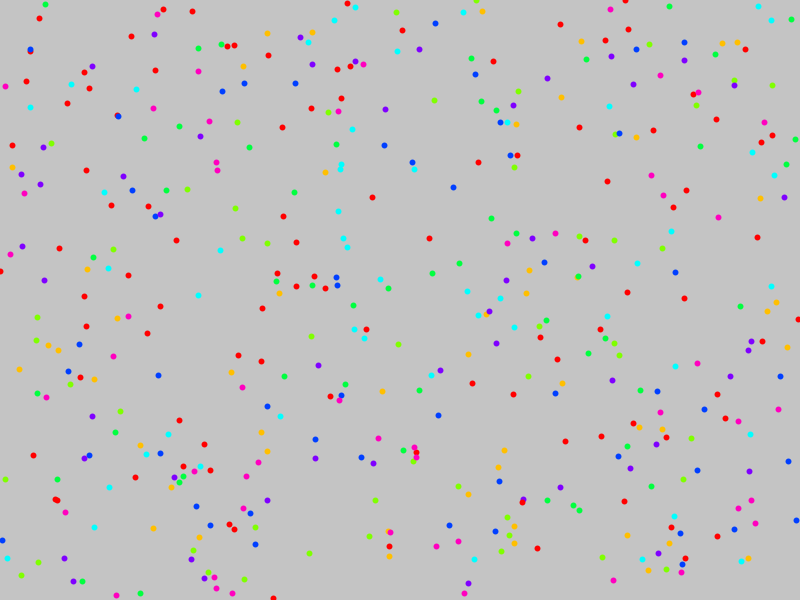
Frame 1 (no input)
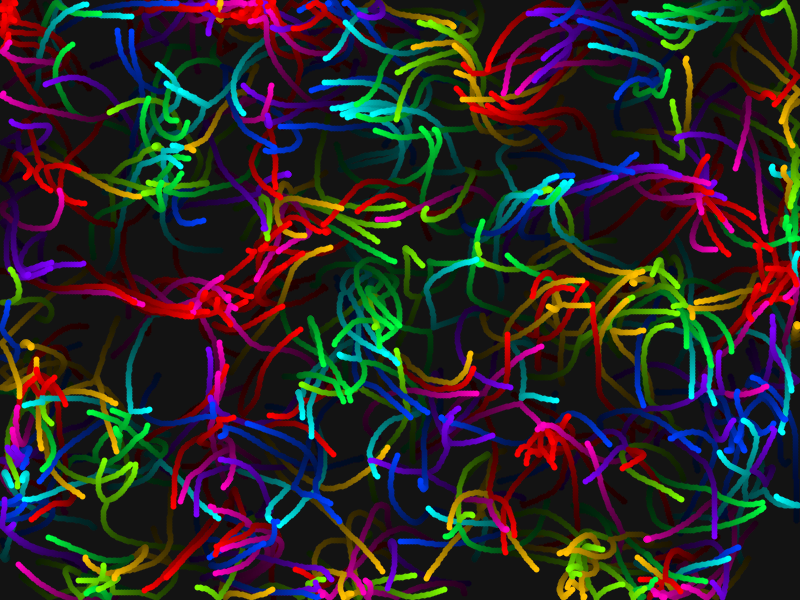
Frame 60 (the mouse pressed at the canvas centre just before this capture)
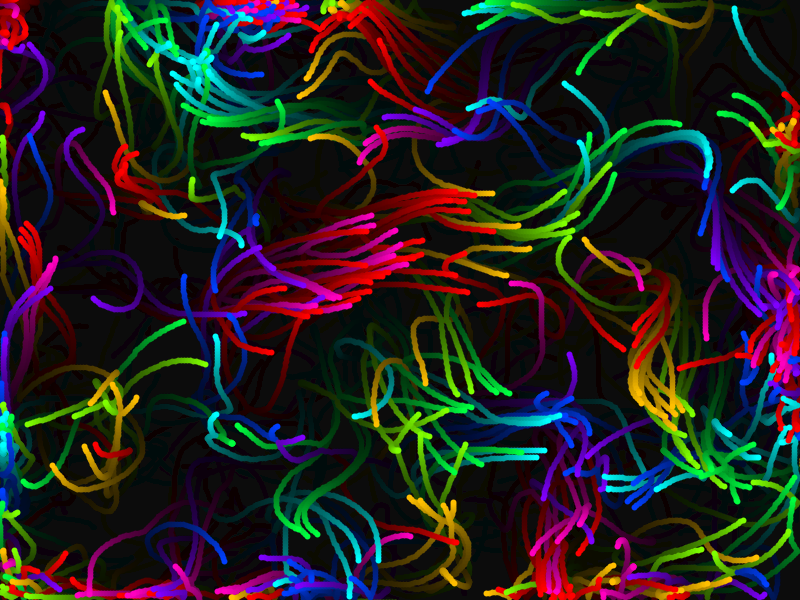
Frame 120 (the mouse held since frame 60 and released just before this capture)

The Processing sketch that drew these frames (run headless with seeded random() and noise(); from frame 60 on, the mouse is pressed at the canvas centre):

// Processing sketch: GravityMover1
// ── GravityMover1.pde
/* OpenProcessing Tweak of *@*http://www.openprocessing.org/sketch/11155*@* */
/* !do not delete the line above, required for linking your tweak if you upload again */
ArrayList Balls;
Ball B,B2;
float maxballs=50;
boolean DrawGravityLines=false;
PVector G,G2;
float k=1;
int ballsizeGlobal=3;
int maxcol=8;
boolean bounce=true;
boolean fade=true;
boolean showforce=false;

void setup()
{
  size(800,600,JAVA2D);
  startSetup(); 
}

void startSetup()
{
  Balls = new ArrayList();
  colorMode(HSB,maxcol,1,1);
  for (int j=0;j<maxcol;j++)
    {
    for (int i=0;i<maxballs;i++)
      {
        B = new Ball(new PVector(random(0,width),random(0,height)),ballsizeGlobal,color(j,1,1),color(j+1,1,1),color(0));
        Balls.add(B);
      }
    }
  for (int i=0;i<maxballs;i++)
      {
        B = new Ball(new PVector(random(0,width),random(0,height)),ballsizeGlobal,color(maxcol,1,1),color(0,1,1),color(0));
        Balls.add(B);
      }   
  colorMode(RGB,255,255,255);
}

void draw()
{
   if (fade)
   {
     fill(0,0,0,10);
     noStroke();
     fill(0,0,0,10);
      rect(0,0,width,height);
   }
   else background(0);
   showforce=false;
   if (keyPressed) if (key==' ') showforce=true; 

  PVector M = new PVector(mouseX,mouseY);
  for (int i=0; i<Balls.size();i++)
    {
      B = (Ball) Balls.get(i);
      B.DrawBall();
    }
  for (int i=0; i<Balls.size();i++)
    {
      B = (Ball) Balls.get(i);
      G = B.FindGravity(Balls,B.followcol);
     B.AdjustBall(G,true,1,showforce); // seek here
      
     G2 = B.FindGravity(Balls,B.fleecol);
      B.AdjustBall(G2,false,0.7,showforce);
      if (mousePressed) 
        {
          if (mouseButton==LEFT) B.AdjustBall(M,true,5,false);
          if (mouseButton==RIGHT) B.AdjustBall(M,false,15,false);
        }
      if (DrawGravityLines) 
        {
          stroke(color(255,0,0));
          strokeWeight(1);
          line(G.x,G.y,B.pos.x,B.pos.y);
        }
    }
  if (bounce) for (int i=0; i<Balls.size();i++)
    {
      B = (Ball) Balls.get(i);    
  
    // check other balls
      for (int j=i;j<Balls.size();j++)        // Check all balls which have not yet been checked (thus start with "i" rather than 0!)
        {
          B2 = (Ball) Balls.get(j);
          if (B!=B2)        // act not on the ball B itself!
            {
              PVector P = PVector.sub(B2.pos,B.pos);
              float d=P.mag();
              if (d<=(B.ballsize+B2.ballsize)) 
              {
                    P.normalize();                          // parallel vector in collision direction
                    // set back both balls along collision direction so that they are just touching again
                    // Use their speed as "weighening" of this shift
                        d -= (B.ballsize+B2.ballsize);
                        float n=B.speed.mag()+B2.speed.mag();
                        B.pos.add(PVector.mult(P,d*B.speed.mag()/(n)));
                        B2.pos.add(PVector.mult(P,-1*d*B2.speed.mag()/(n)));
                    // calculate speed components along and normal to collision direction
                      PVector N = new PVector(P.y,P.x*(-1),0); // normal vector to collision direction
                      float vp1 = B.speed.dot(P);     // velocity of P1 along collision direction
                      float vn1 = B.speed.dot(N);     // velocity of P1 normal to collision direction
                      float vp2 = B2.speed.dot(P);     // velocity of P2 along collision direction
                      float vn2 = B2.speed.dot(N);     // velocity of P2 normal to collision direction
                    // calculate collison
                        float vp1_after=0;
                        float vp2_after=0;
                        vp1_after = (B.mass*vp1+B2.mass*(2*vp2-vp1))/(B.mass+B2.mass)*1;
                        vp2_after = (B.mass*(2*vp1-vp2)+B2.mass*vp2)/(B.mass+B2.mass)*1;
                        B.speed=PVector.add(PVector.mult(P,vp1_after),PVector.mult(N,vn1));
                        B2.speed=PVector.add(PVector.mult(P,vp2_after),PVector.mult(N,vn2));
              }
            }
        }
  
  
  
    }
  for (int i=0; i<Balls.size();i++)
    {
      B = (Ball) Balls.get(i);    
      B.MoveBall();
    }
}

void keyReleased()
  {
    if (key=='f') fade=!fade;
    if (key=='b') bounce=!bounce;
  }


// ── Ball.pde
class Ball
{
  PVector pos;
  PVector speed;
  float ballsize;
  color ballcol;
  color followcol;
  color fleecol;
  float searchradius;
  float damping;
  float maxspeed;
  float mass;
  
  Ball(PVector StartPos,float startsize,color startcolor,color startfollowcol,color startfleecol)
    {
      pos = StartPos;
      ballsize = startsize;
      ballcol = startcolor;
      fleecol = startfleecol;
      followcol = startfollowcol;
      speed = new PVector(0,0);
      searchradius = 100;
      damping=0.4;
      maxspeed=3;
      mass=ballsize;
    }
   
  void WarpWall()
   {
     if (pos.x<0) pos.x+=width;
     if (pos.x>=width) pos.x-=width;
     if (pos.y<0) pos.y+=height;
     if (pos.y>=height) pos.y-=height;
   }
  void BounceWall()
  {
     // Constrain movement to the area. It would be nicer to do this correctly along the movement direction. 
     // But for simplicity, only the according component is constrained. The error is small, as long speed is small.
       constrain(pos.x,ballsize,width-ballsize);
       constrain(pos.y,ballsize,height-ballsize);
     // check boarder. This is simply "flipping" the according speed component
         if (pos.x<=ballsize)        speed.x=abs(speed.x);
         if (pos.x>=width-ballsize)  speed.x=abs(speed.x)*(-1);
         if (pos.y<=ballsize)        speed.y=abs(speed.y);
         if (pos.y>=height-ballsize) speed.y=abs(speed.y)*(-1);
  }
  
  void MoveBall()
    {
      if (speed.mag()>maxspeed) 
        {
          speed.normalize();
          speed.mult(maxspeed);
        }
      pos.add(speed);
//      WarpWall();
      BounceWall();
    }
    
  void AdjustBall(PVector Goal, boolean attract, float strength,boolean bDRAW)
    {
      PVector Acc;
      if (bDRAW)
      {
        strokeWeight(1);
        if (attract) stroke(color(0,255,0,100));
        else stroke(color(255,0,0,100));
       // stroke(followcol);
        line(pos.x,pos.y,Goal.x,Goal.y);
      }
      Acc = PVector.sub(Goal,pos);
      Acc.normalize();
      Acc.mult(damping*strength);
      if (!attract) Acc.mult(-1);
      speed.add(Acc);
      
    //  println(" "+Acc.x+" / "+Acc.y);
      return;
    }
   
  PVector FindGravity(ArrayList Others,color checkcol)
    {
      Ball B;
      float count=0;
      PVector G = new PVector(0,0);
      for (int i=0;i<Others.size();i++)
        {
          B = (Ball) Others.get(i);
          if (this.pos.dist(B.pos)<=searchradius)
            {
               if ((checkcol==B.ballcol)||(B==this)||checkcol==color(0))
               {
                count++;
                G.add(B.pos);
                //println("follow ["+checkcol+"] has ["+B.ballcol+"]");
               }

            }
        }
        G.mult(1/count);
        //println("    "+count);
       return G;
    }
    
  void DrawBall()
    {
      stroke(ballcol);
      strokeWeight(ballsize*2);
      point(pos.x,pos.y);
    }
}
